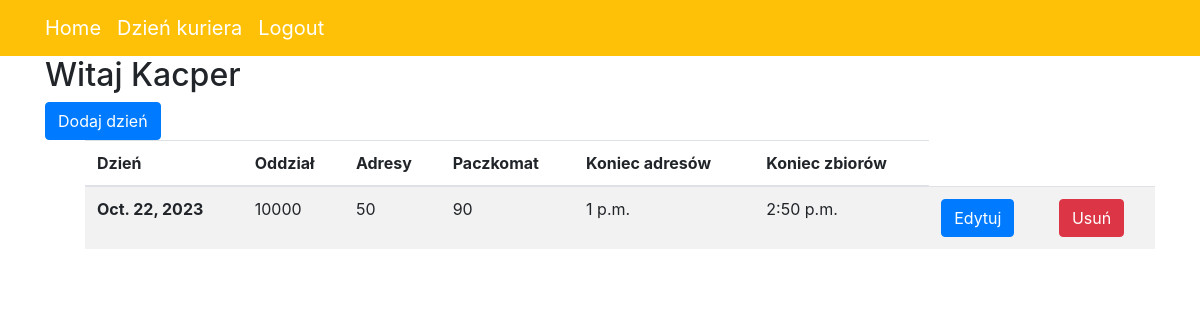
The app's page /courierday/ (signed in) with its own data.
### courier/models.py (models this page shows, shortened)
class CourierDay(models.Model):
    user_id = models.ForeignKey(User, models.SET_NULL, null=True)
    packages = models.ForeignKey('FacilityPackages', models.SET_NULL, null=True)
    adresy = models.IntegerField()
    paczkomat = models.IntegerField()
    stops_end = models.TimeField()
    pickup_end = models.TimeField()
    added = models.DateTimeField(auto_now_add=True, null=True)

class FacilityPackages(models.Model):
    date = models.DateField()
    packages = models.IntegerField()
    facility = models.ForeignKey('Facility', models.SET_NULL, null=True)

### courier/views.py (the view)
# urls.py: path('courierday/', CourierDayListView.as_view(), name='courier_day_list_view'),
class CourierDayListView(LoginRequiredMixin, View):
    def get(self, request):
        return render(
            request,
            template_name='courier_day_list_view.html',
            context={'days': CourierDay.objects.filter(user_id=request.user)}
        )

### courier/templates/courier_day_list_view.html (shortened to what this page needs)
{% extends "base.html" %}
{% block content %}
    <h2>Witaj {{ user.username }} </h2>
    <a class="btn btn-primary" href="{% url 'add_day_form' %}" role="button">Dodaj dzień</a>
    <ul>
    <table class="table table-striped">
  <thead>
    <tr>
      <th  scope="col">Dzień</th>
      <th  scope="col">Oddział</th>
      <th scope="col">Adresy</th>
      <th scope="col">Paczkomat</th>
      <th scope="col">Koniec adresów</th>
      <th scope="col">Koniec zbiorów</th>
    </tr>
  </thead>
{% for day in days %}
  <tbody>
    <tr>
      <th scope="row">{{ day.packages.date }}</th>
      <td >{{ day.packages.packages }}</td>
      <td>{{ day.adresy}}</td>
      <td>{{ day.paczkomat}}</td>
      <td>{{ day.stops_end}}</td>
      <td>{{ day.pickup_end}}</td>
        <td><a class="btn btn-primary" href="{% url 'update' day.id %}" role="button">Edytuj</a></td>
        <td><a class="btn btn-danger" href="{% url 'delete' day.id %}" role="button">Usuń</a></td>
    </tr>
  </tbody>
{% endfor %}
</table>
    </ul>
{% endblock %}

### records on screen
CourierDay: packages "Oct. 22, 2023", packages.packages "10000", adresy "50", paczkomat "90", stops_end "1 p.m.", pickup_end "2:50 p.m."

### other values on screen
{{ user.username }} "Kacper"
